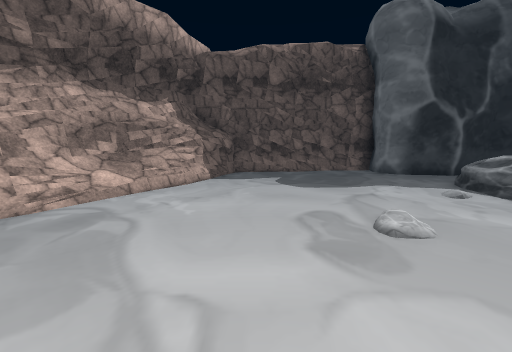
[1] (above)

12 first-person views from a walk through a Unity game level. The camera is 1.5 m above the floor, tilts 8° down and sees 90° across. The floor is counted in squares, 1 m on a side. Each view is taken from the middle of a square. On the plan, view 1 faces up. The plan holds only what a view shows up to about 13 squares ahead; the rest is blank. The place goes on beyond the plan. The player character is not drawn. Some surface patterns are stand-ins.

[2]
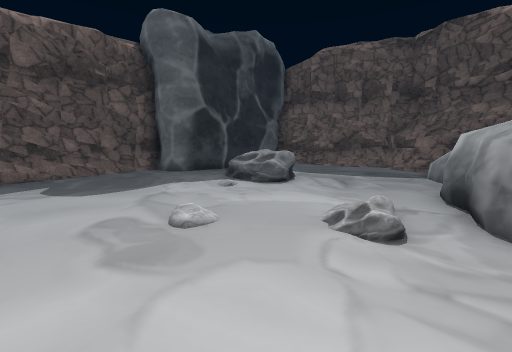

[3]
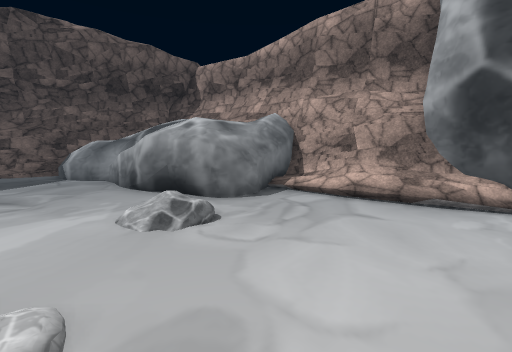

[4]
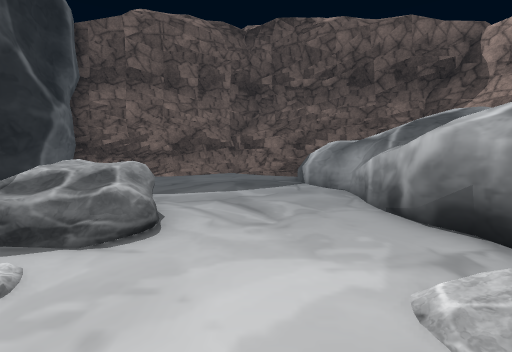

[5]
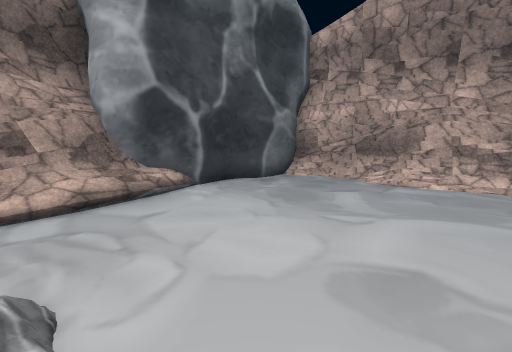

[6]
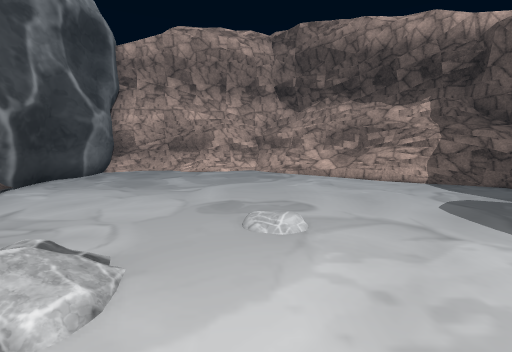

[7]
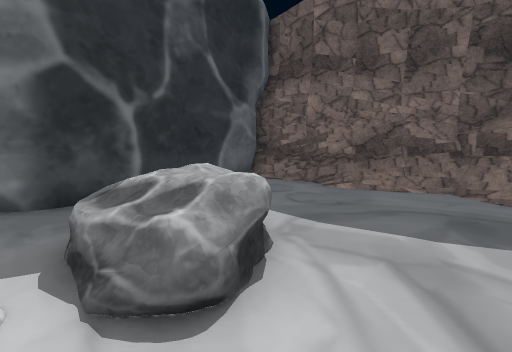

[8]
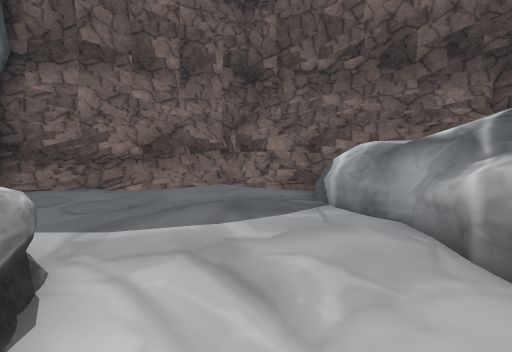

[9]
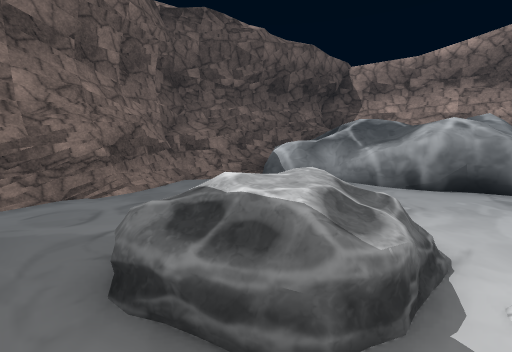

[10]
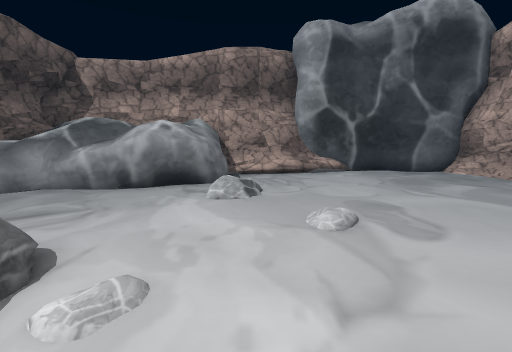

[11]
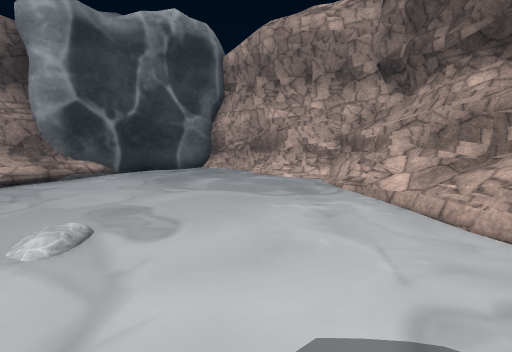

[12]
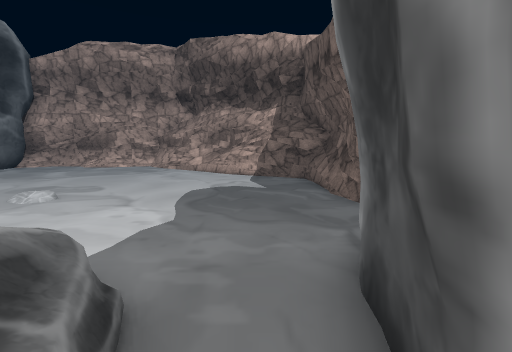

### Floor plan
Key: @ floor where view 1 was taken; # wall or solid block; . main floor; : floor 0.25 m higher than the main floor; / step, stairs or slope; = window, fence, low wall or low ledge; ^ raised ledge; O other object.
Columns run from 7 left of view 1 to 16 right of it. Each row starts with its distance up from view 1.
 13       ########
 12      ##==....#
 11      #.......#########
 10    ###...............#
  9   #^^=.........OO....#
  8   #^=.........OOO....##
  7  #^^..........OOO....=#
  6  #=...........OO.....=##
  5 ##=...................=#
  4 #=................... ##
  3 ##...................=##
  2  #........./:.....=^^^#
  1  #........./ .#^^^#^^^#
  0  #.....@..../^^^^^^^ ^#
 -1  #..........=^  ^^ ^^#
 -2  #........///^^     #
 -3  ######//////#
 -4      #########

Where each view was taken, in squares from view 1:
view 1: 0 up, 0 right, facing up
view 2: 0 up, 0 right, facing up-right
view 3: 4 up, 0 right, facing down-right
view 4: 4 up, 3 right, facing right
view 5: 4 up, 4 right, facing down-left
view 6: 4 up, 7 right, facing left
view 7: 4 up, 6 right, facing up-right
view 8: 4 up, 6 right, facing right
view 9: 10 up, 6 right, facing down-right
view 10: 9 up, 4 right, facing down
view 11: 9 up, 3 right, facing down-left
view 12: 10 up, 9 right, facing left
